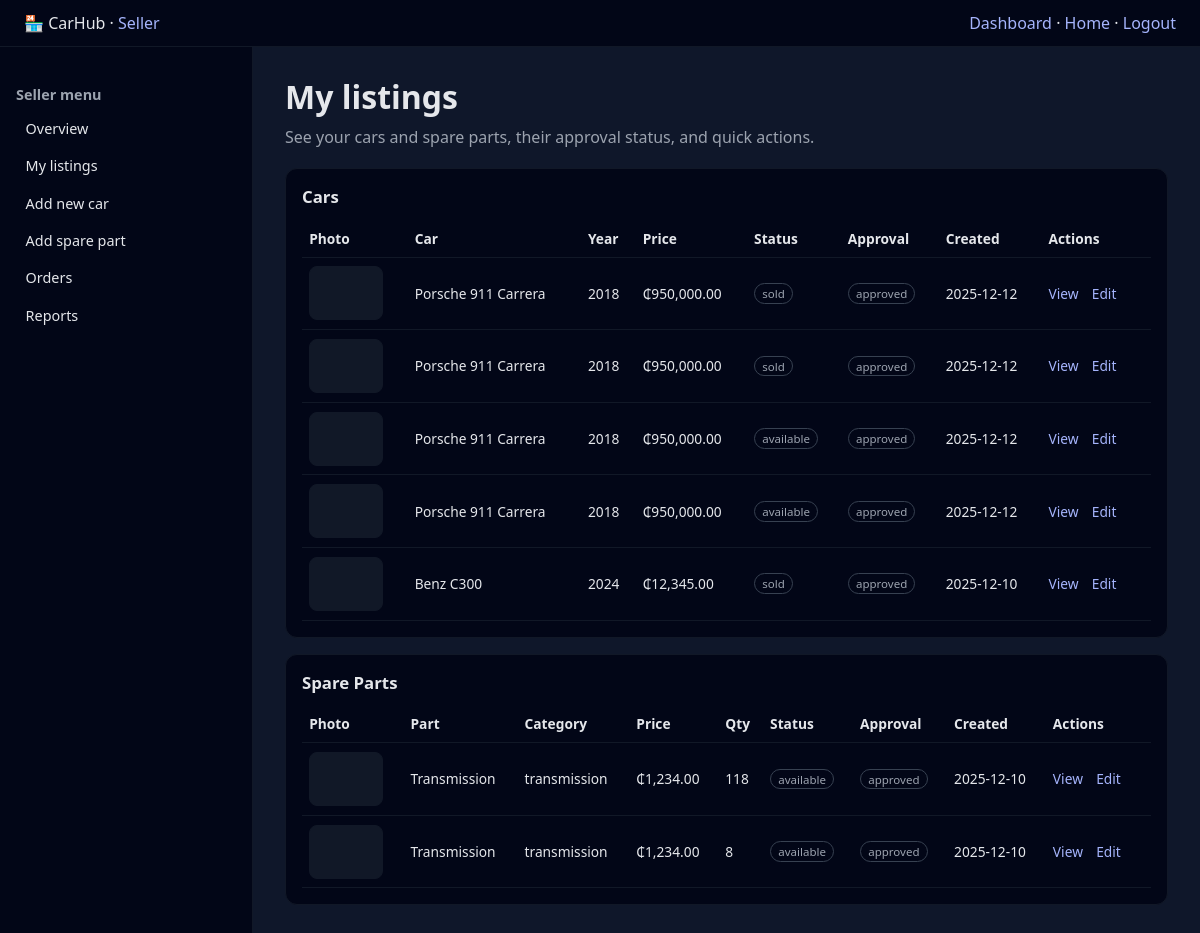
The page /my-listings.php (signed in) on the database its author committed.
### tables this page shows
CREATE TABLE IF NOT EXISTS `cars` (
  `car_id` int NOT NULL AUTO_INCREMENT,
  `seller_id` int NOT NULL,
  `brand` varchar(100) NOT NULL,
  `model` varchar(100) NOT NULL,
  `year` int NOT NULL,
  `price` decimal(10,2) NOT NULL,
  `mileage` int DEFAULT NULL,
  `condition` enum('new','used','refurbished') NOT NULL,
  `body_type` enum('sedan','suv','coupe','hatchback','truck','van','convertible','wagon') NOT NULL,
  `doors` int DEFAULT NULL,
  `transmission` enum('manual','automatic','semi-automatic') NOT NULL,
  `fuel_type` enum('petrol','diesel','electric','hybrid') NOT NULL,
  `color` varchar(50) DEFAULT NULL,
  `engine_size` varchar(50) DEFAULT NULL,
  `description` text,
  `status` enum('available','pending','sold','removed') DEFAULT 'available',
  `approved_by` int DEFAULT NULL,
  `approval_status` enum('pending','approved','rejected') DEFAULT 'pending',
  `approval_date` timestamp NULL DEFAULT NULL,
  `created_at` timestamp NOT NULL DEFAULT CURRENT_TIMESTAMP,
  `updated_at` timestamp NOT NULL DEFAULT CURRENT_TIMESTAMP ON UPDATE CURRENT_TIMESTAMP,
  PRIMARY KEY (`car_id`),
  KEY `approved_by` (`approved_by`),
  KEY `idx_car_seller` (`seller_id`),
  KEY `idx_car_status` (`status`),
  KEY `idx_car_approval_status` (`approval_status`),
  KEY `idx_car_brand_model` (`brand`,`model`)
);

CREATE TABLE IF NOT EXISTS `spare_parts` (
  `spare_part_id` int NOT NULL AUTO_INCREMENT,
  `seller_id` int NOT NULL,
  `name` varchar(255) NOT NULL,
  `category` enum('engine','transmission','brakes','suspension','electrical','body','interior','exhaust','cooling','fuel_system','other') NOT NULL,
  `compatible_brands` text,
  `compatible_models` text,
  `price` decimal(10,2) NOT NULL,
  `condition` enum('new','used','refurbished') NOT NULL,
  `quantity` int DEFAULT '1',
  `description` text,
  `status` enum('available','out_of_stock','removed') DEFAULT 'available',
  `approved_by` int DEFAULT NULL,
  `approval_status` enum('pending','approved','rejected') DEFAULT 'pending',
  `approval_date` timestamp NULL DEFAULT NULL,
  `created_at` timestamp NOT NULL DEFAULT CURRENT_TIMESTAMP,
  `updated_at` timestamp NOT NULL DEFAULT CURRENT_TIMESTAMP ON UPDATE CURRENT_TIMESTAMP,
  PRIMARY KEY (`spare_part_id`),
  KEY `approved_by` (`approved_by`),
  KEY `idx_spare_part_seller` (`seller_id`),
  KEY `idx_spare_part_status` (`status`),
  KEY `idx_spare_part_category` (`category`),
  KEY `idx_spare_part_approval_status` (`approval_status`)
);

### my-listings.php (the view, shortened to what this page needs)
<?php
function h($v){ return htmlspecialchars($v ?? '', ENT_QUOTES, 'UTF-8'); }
$currentUserId = (int)$_SESSION['user_id'];
$db = (new Database())->getConnection();
$cars = [];
$parts = [];
try {
    $stmt = $db->prepare("
        SELECT car_id, brand, model, year, price, status, approval_status, created_at
        FROM cars
        WHERE seller_id = :sid
        ORDER BY created_at DESC
    ");
    $stmt->execute([':sid' => $currentUserId]);
    $cars = $stmt->fetchAll(PDO::FETCH_ASSOC);
} catch (Exception $e) {
    die("Cars load error: " . h($e->getMessage()));
}
try {
    $stmt = $db->prepare("
        SELECT spare_part_id, name, category, price, quantity, status, approval_status, created_at
        FROM spare_parts
        WHERE seller_id = :sid
        ORDER BY created_at DESC
    ");
    $stmt->execute([':sid' => $currentUserId]);
    $parts = $stmt->fetchAll(PDO::FETCH_ASSOC);
} catch (Exception $e) {
    die("Spare parts load error: " . h($e->getMessage()));
}
$carThumbs = [];
$partThumbs = [];
function fetchPrimaryThumbs(PDO $db, $imageableType, $ids) {
    $map = [];
    return $map;
}
$carIds = [];
foreach ($cars as $c) $carIds[] = (int)$c['car_id'];
$partIds = [];
foreach ($parts as $p) $partIds[] = (int)$p['spare_part_id'];
try {
    $carThumbs  = fetchPrimaryThumbs($db, 'car', $carIds);
    $partThumbs = fetchPrimaryThumbs($db, 'spare_part', $partIds);
} catch (Exception $e) {
}
?>
<!DOCTYPE html>
<html lang="en">
<head>
</head>
<body>
<header class="topbar">
    <div>🏪 CarHub · <span style="color:#a5b4fc;">Seller</span></div>
    <div>
        <a href="dashboard.php">Dashboard</a> ·
        <a href="../index.php">Home</a> ·
        <a href="../logout.php">Logout</a>
    </div>
</header>
<div class="layout">
    <aside class="sidebar">
        <h3>Seller menu</h3>
        <ul>
            <li><a href="dashboard.php">Overview</a></li>
            <li><a href="my-listings.php">My listings</a></li>
            <li><a href="add-car.php">Add new car</a></li>
            <li><a href="add-spare-part.php">Add spare part</a></li>
            <li><a href="orders.php">Orders</a></li>
            <li><a href="reports.php">Reports</a></li>
        </ul>
    </aside>
    <main class="main">
        <h1>My listings</h1>
        <p class="muted">See your cars and spare parts, their approval status, and quick actions.</p>
        <section class="card">
            <h2 class="section-title">Cars</h2>
            <?php if (empty($cars)): ?>
                <p class="muted">You haven’t listed any cars yet. <a href="add-car.php">Add a car</a>.</p>
            <?php else: ?>
                <table>
                    <thead>
                    <tr>
                        <th>Photo</th>
                        <th>Car</th>
                        <th>Year</th>
                        <th>Price</th>
                        <th>Status</th>
                        <th>Approval</th>
                        <th>Created</th>
                        <th>Actions</th>
                    </tr>
                    </thead>
                    <tbody>
                    <?php foreach ($cars as $c): ?>
                        <?php
                            $cid = (int)$c['car_id'];
                            $img = isset($carThumbs[$cid]) ? $carThumbs[$cid] : null;
                        ?>
                        <tr>
                            <td>
                                <?php if ($img): ?>
                                    <img class="thumb" src="<?php echo h($img); ?>" alt="car">
                                <?php else: ?>
                                    <div class="thumb"></div>
                                <?php endif; ?>
                            </td>
                            <td><?php echo h($c['brand'].' '.$c['model']); ?></td>
                            <td><?php echo (int)$c['year']; ?></td>
                            <td>₵<?php echo number_format((float)$c['price'], 2); ?></td>
                            <td><span class="badge"><?php echo h($c['status']); ?></span></td>
                            <td><span class="badge"><?php echo h($c['approval_status']); ?></span></td>
                            <td><?php echo h(substr($c['created_at'], 0, 10)); ?></td>
                            <td class="actions">
                                <a href="../car-details.php?id=<?php echo $cid; ?>">View</a>
                                <a href="edit-car.php?id=<?php echo $cid; ?>">Edit</a>
                            </td>
                        </tr>
                    <?php endforeach; ?>
                    </tbody>
                </table>
            <?php endif; ?>
        </section>
        <section class="card">
            <h2 class="section-title">Spare Parts</h2>
            <?php if (empty($parts)): ?>
                <p class="muted">You haven’t listed any spare parts yet. <a href="add-spare-part.php">Add a spare part</a>.</p>
            <?php else: ?>
                <table>
                    <thead>
                    <tr>
                        <th>Photo</th>
                        <th>Part</th>
                        <th>Category</th>
                        <th>Price</th>
                        <th>Qty</th>
                        <th>Status</th>
                        <th>Approval</th>
                        <th>Created</th>
                        <th>Actions</th>
                    </tr>
                    </thead>
                    <tbody>
                    <?php foreach ($parts as $p): ?>
                        <?php
                            $pid = (int)$p['spare_part_id'];
                            $img = isset($partThumbs[$pid]) ? $partThumbs[$pid] : null;
                        ?>
                        <tr>
                            <td>
                                <?php if ($img): ?>
                                    <img class="thumb" src="<?php echo h($img); ?>" alt="part">
                                <?php else: ?>
                                    <div class="thumb"></div>
                                <?php endif; ?>
                            </td>
                            <td><?php echo h($p['name']); ?></td>
                            <td><?php echo h($p['category']); ?></td>
                            <td>₵<?php echo number_format((float)$p['price'], 2); ?></td>
                            <td><?php echo (int)$p['quantity']; ?></td>
                            <td><span class="badge"><?php echo h($p['status']); ?></span></td>
                            <td><span class="badge"><?php echo h($p['approval_status']); ?></span></td>
                            <td><?php echo h(substr($p['created_at'], 0, 10)); ?></td>
                            <td class="actions">
                                <a href="../spare-part-details.php?id=<?php echo $pid; ?>">View</a>
                                <a href="edit-spare-part.php?id=<?php echo $pid; ?>">Edit</a>
                            </td>
                        </tr>
                    <?php endforeach; ?>
                    </tbody>
                </table>
            <?php endif; ?>
        </section>
    </main>
</div>
</body>
</html>

### my-listings.php (style rules this page uses)
body { margin:0;font-family:system-ui,-apple-system,"Segoe UI",sans-serif;background:#0f172a;color:#e5e7eb; }
a { color:#a5b4fc;text-decoration:none; }
.topbar { display:flex;justify-content:space-between;align-items:center;padding:0.75rem 1.5rem;background:#020617;border-bottom:1px solid #111827; }
.layout { display:flex;min-height:calc(100vh - 52px); }
.sidebar { width:220px;background:#020617;border-right:1px solid #111827;padding:1.5rem 1rem;font-size:0.9rem; }
.sidebar h3 { font-size:0.9rem;color:#9ca3af;margin-bottom:0.5rem; }
.sidebar ul { list-style:none;padding:0;margin:0; }
.sidebar li { margin-bottom:0.35rem; }
.sidebar a { display:block;padding:0.4rem 0.6rem;border-radius:0.5rem;color:#e5e7eb; }
.main { flex:1;padding:1.75rem 2rem; }
h1 { margin:0 0 0.5rem; }
.muted { color:#9ca3af;margin:0 0 1.25rem; }
.card { background:#020617;border:1px solid #111827;border-radius:0.75rem;padding:1rem;margin-bottom:1rem; }
.section-title { font-size:1.05rem;margin:0 0 0.75rem;color:#e5e7eb; }
table { width:100%;border-collapse:collapse;font-size:0.86rem; }
th,td { padding:0.55rem 0.45rem;border-bottom:1px solid #111827;text-align:left;vertical-align:middle; }
.thumb { width:72px;height:52px;border-radius:0.5rem;object-fit:cover;background:#111827;border:1px solid #111827; }
.badge { display:inline-block;padding:0.12rem 0.45rem;border-radius:999px;border:1px solid #374151;font-size:0.72rem;color:#9ca3af; }
.actions a { margin-right:0.6rem; }

### rows shown on the page
cars: brand+model "Porsche 911 Carrera", year "2018", price "950,000.00", status "sold", approval_status "approved", created_at "2025-12-12"
cars: brand+model "Porsche 911 Carrera", year "2018", price "950,000.00", status "sold", approval_status "approved", created_at "2025-12-12"
cars: brand+model "Porsche 911 Carrera", year "2018", price "950,000.00", status "available", approval_status "approved", created_at "2025-12-12"
cars: brand+model "Porsche 911 Carrera", year "2018", price "950,000.00", status "available", approval_status "approved", created_at "2025-12-12"
cars: brand+model "Benz C300", year "2024", price "12,345.00", status "sold", approval_status "approved", created_at "2025-12-10"
spare_parts: name "Transmission", category "transmission", price "1,234.00", quantity "118", status "available", approval_status "approved", created_at "2025-12-10"
spare_parts: name "Transmission", category "transmission", price "1,234.00", quantity "8", status "available", approval_status "approved", created_at "2025-12-10"
